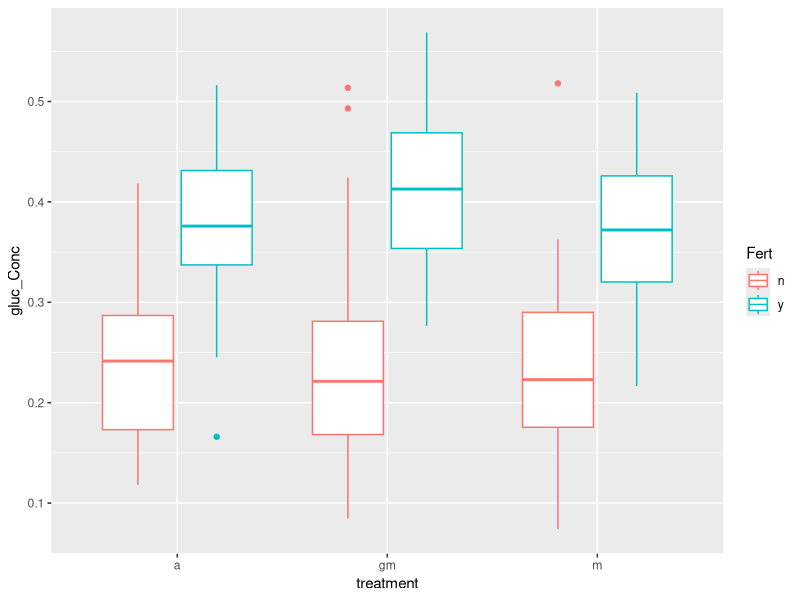
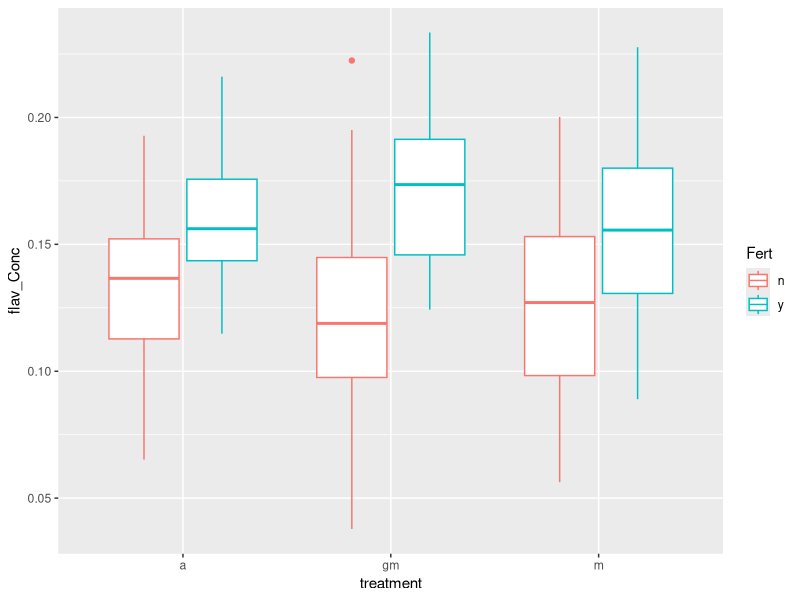
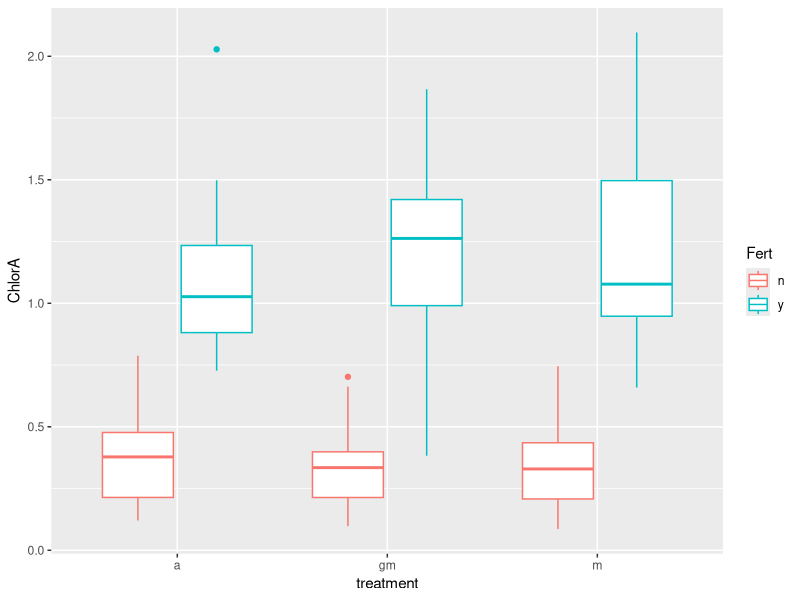
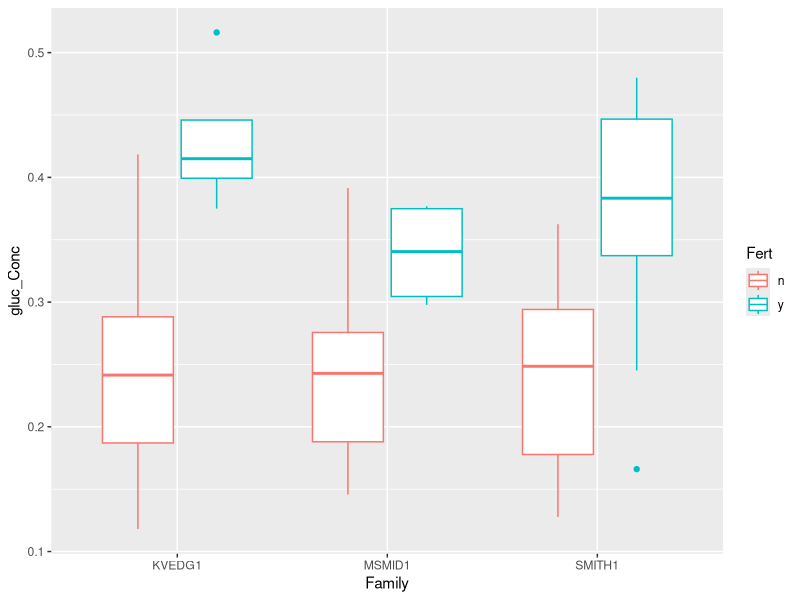
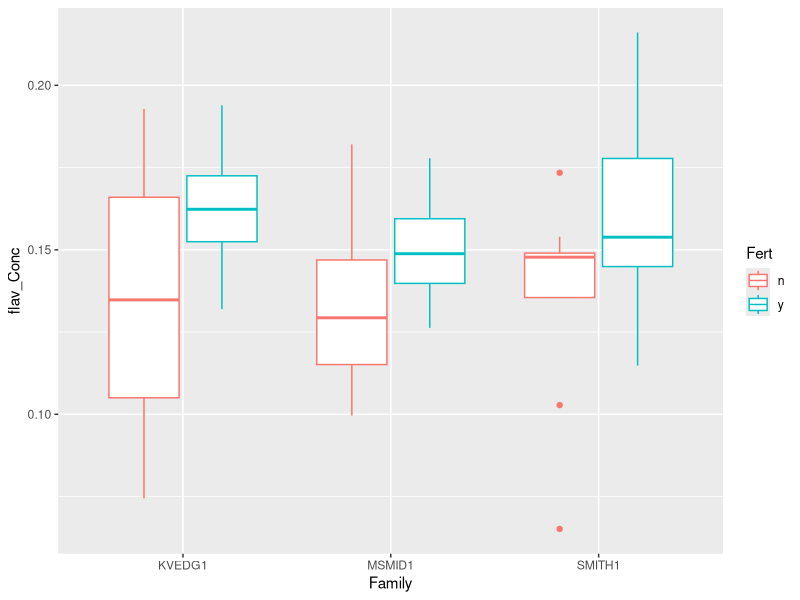
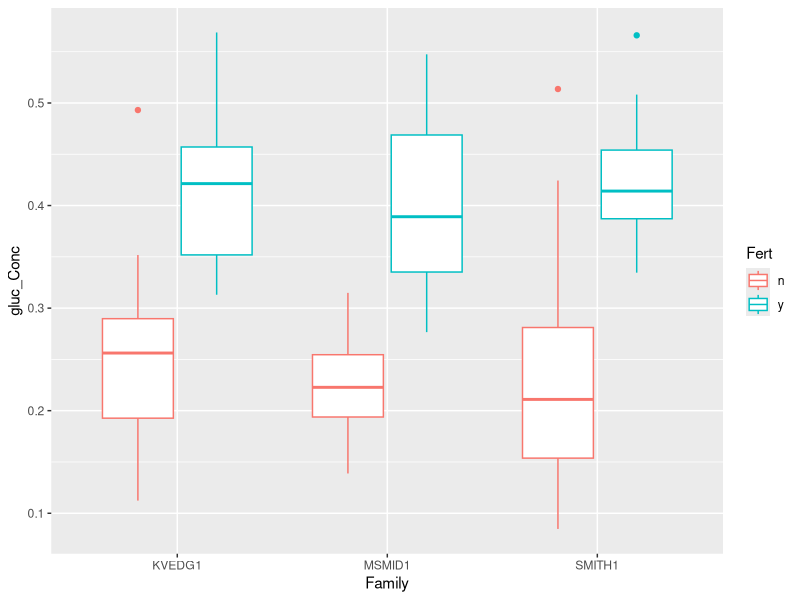
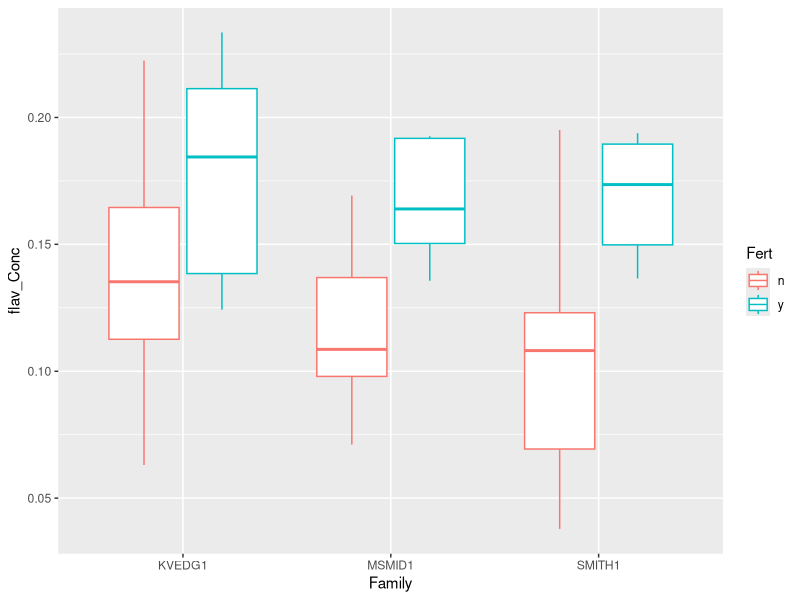
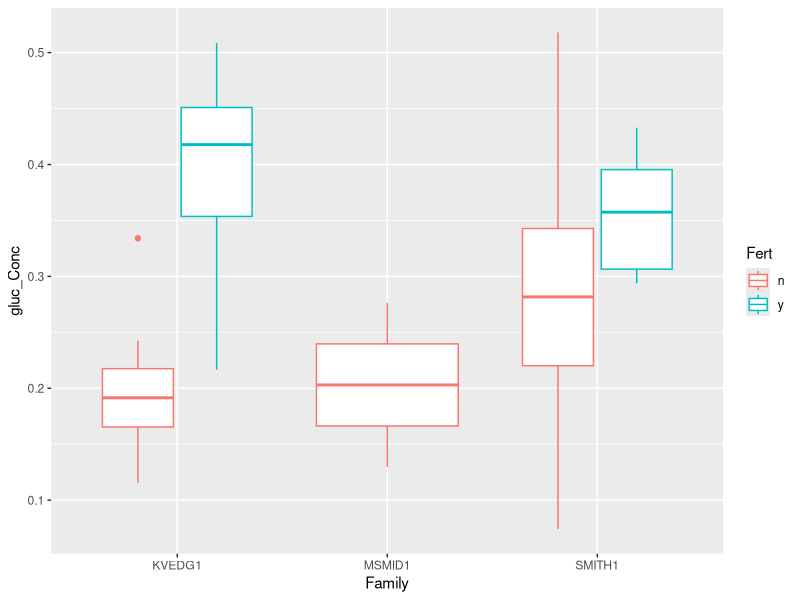

Generate these figures, in order, with R:
## ---- chunk 1
library(ggplot2)
Final<-read.csv("Data_Moities/FertilizerExperiment/FertilizerSynthesis.csv")
## ---- chunk 2
#Treatment effects

#-----
#Glucosinolate. 

ggplot(Final)+
  geom_boxplot(aes(x=treatment,y=gluc_Conc,colour=Fert))


#---
#Flavonoid
ggplot(Final)+
  geom_boxplot(aes(x=treatment,y=flav_Conc,colour=Fert))


#---
#ChlorA
ggplot(Final)+
  geom_boxplot(aes(x=treatment,y=ChlorA,colour=Fert))



#---
#genotype effects

ggplot(Final[Final$treatment=="a",])+
  geom_boxplot(aes(x=Family,y=gluc_Conc,colour=Fert))

ggplot(Final[Final$treatment=="a",])+
  geom_boxplot(aes(x=Family,y=flav_Conc,colour=Fert))

ggplot(Final[Final$treatment=="gm",])+
  geom_boxplot(aes(x=Family,y=gluc_Conc,colour=Fert))

ggplot(Final[Final$treatment=="gm",])+
  geom_boxplot(aes(x=Family,y=flav_Conc,colour=Fert))

ggplot(Final[Final$treatment=="m",])+
  geom_boxplot(aes(x=Family,y=gluc_Conc,colour=Fert))

ggplot(Final[Final$treatment=="m",])+
  geom_boxplot(aes(x=Family,y=flav_Conc,colour=Fert))

#---

ggplot(Final[Final$treatment=="m",])+
  geom_boxplot(aes(x=Family,y=ChlorA,colour=Fert))
ggplot(Final[Final$treatment=="a",])+
  geom_boxplot(aes(x=Family,y=ChlorA,colour=Fert))
ggplot(Final[Final$treatment=="gm",])+
  geom_boxplot(aes(x=Family,y=ChlorA,colour=Fert))

Final

## ---- chunk 3
#Column for the change in stem height. 
Final$Maple_StemChange<-Final$Maple_StemHeight_max_End-as.numeric(Final$maple_height_0)

#Fertilized maples initially started at higher stem heights
ggplot(Final[Final$treatment=="m",])+
  geom_boxplot(aes(x=as.factor(Fert),y=as.numeric(maple_height_0)))

#But after they recieved fertilizer, they did not grow any more than did those without fertilizer. 
ggplot(Final[Final$treatment=="m",])+
  geom_boxplot(aes(x=as.factor(Fert),y=as.numeric(Maple_StemChange)))

ggplot(Final[Final$treatment=="m",])+
  geom_point(aes(x=as.factor(Fert),y=Maple_Area_sum_End))



## ---- chunk 4
#Effect of treatment
ggplot(Final)+
  geom_point(aes(x=treatment,y=GM_Shoot_Mass,colour=Fert,shape=Family))

#interestingly, garlic mustard plants had the highest glucosinolate expression in the gm treatment with fertilizer, but this did not translate to a change in final biomass for the genotype. 



## ---- chunk 5
#There will be auto correlation unless the fertilizer treatment is accounted for because those with fertilizer will have higher biomass and higher glucosinolate independent of the effect of gluc on bodymass. 
ggplot(Final[Final$Fert=="y",])+
  geom_point(aes(y=GM_Shoot_Mass,x=gluc_Conc,colour=treatment))

#No Fertilizer.
ggplot(Final[Final$Fert=="n",])+
  geom_point(aes(y=GM_Shoot_Mass,x=gluc_Conc,colour=treatment))

#Flavonol. 
ggplot(Final[Final$Fert=="y",])+
  geom_point(aes(y=GM_Shoot_Mass,x=flav_Conc,colour=treatment))

#No Fertilizer.
ggplot(Final[Final$Fert=="n",])+
  geom_point(aes(y=GM_Shoot_Mass,x=flav_Conc,colour=treatment))

#All slopes appear to be zero and there is no  effect of glucosinolate or flavonoid on the final biomass of the genotypes, however, one would have to control for the initial maple size and competitor in the gm treatment to assess this because these things could also heavily influence success and therefore final body mass. 

